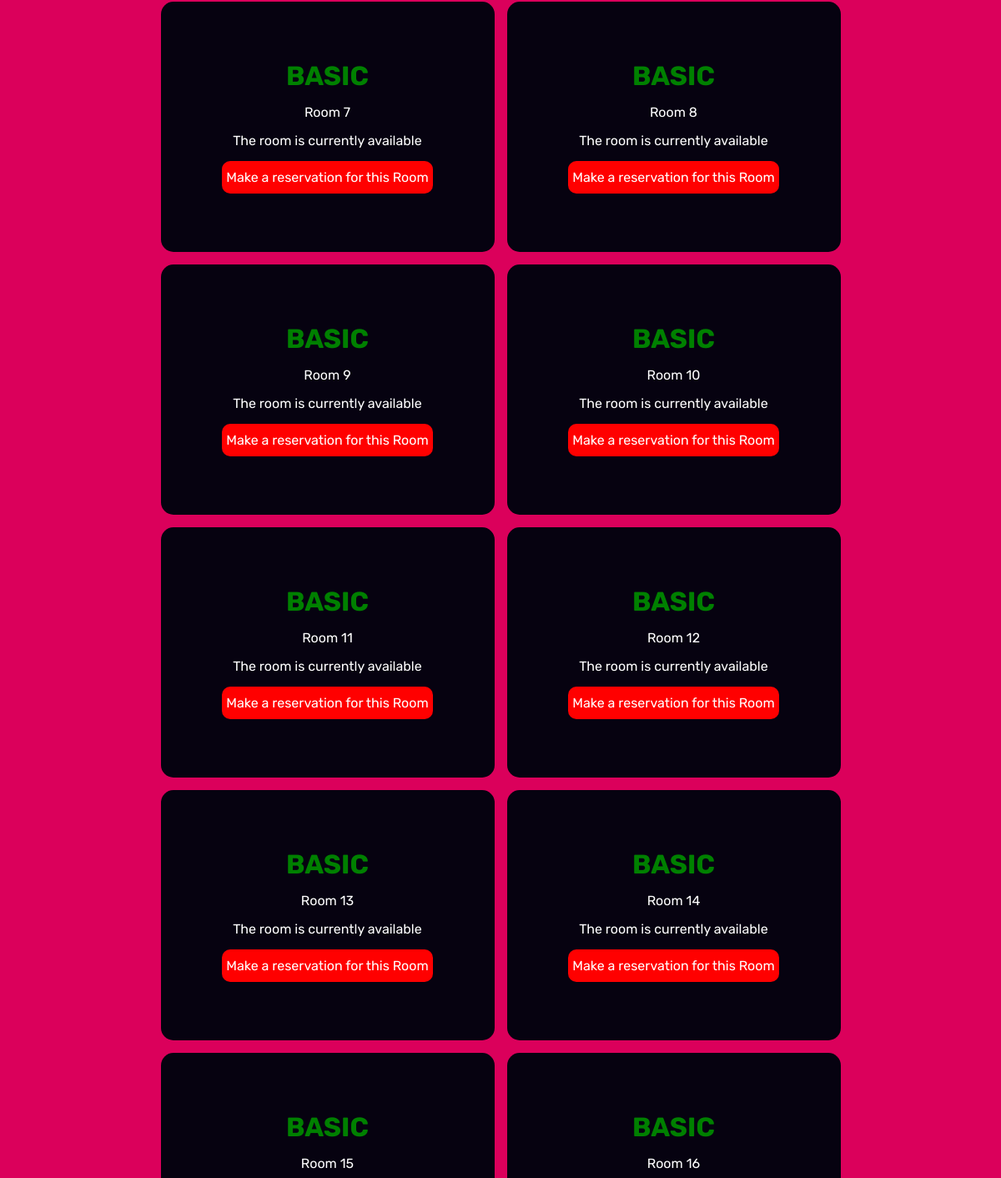
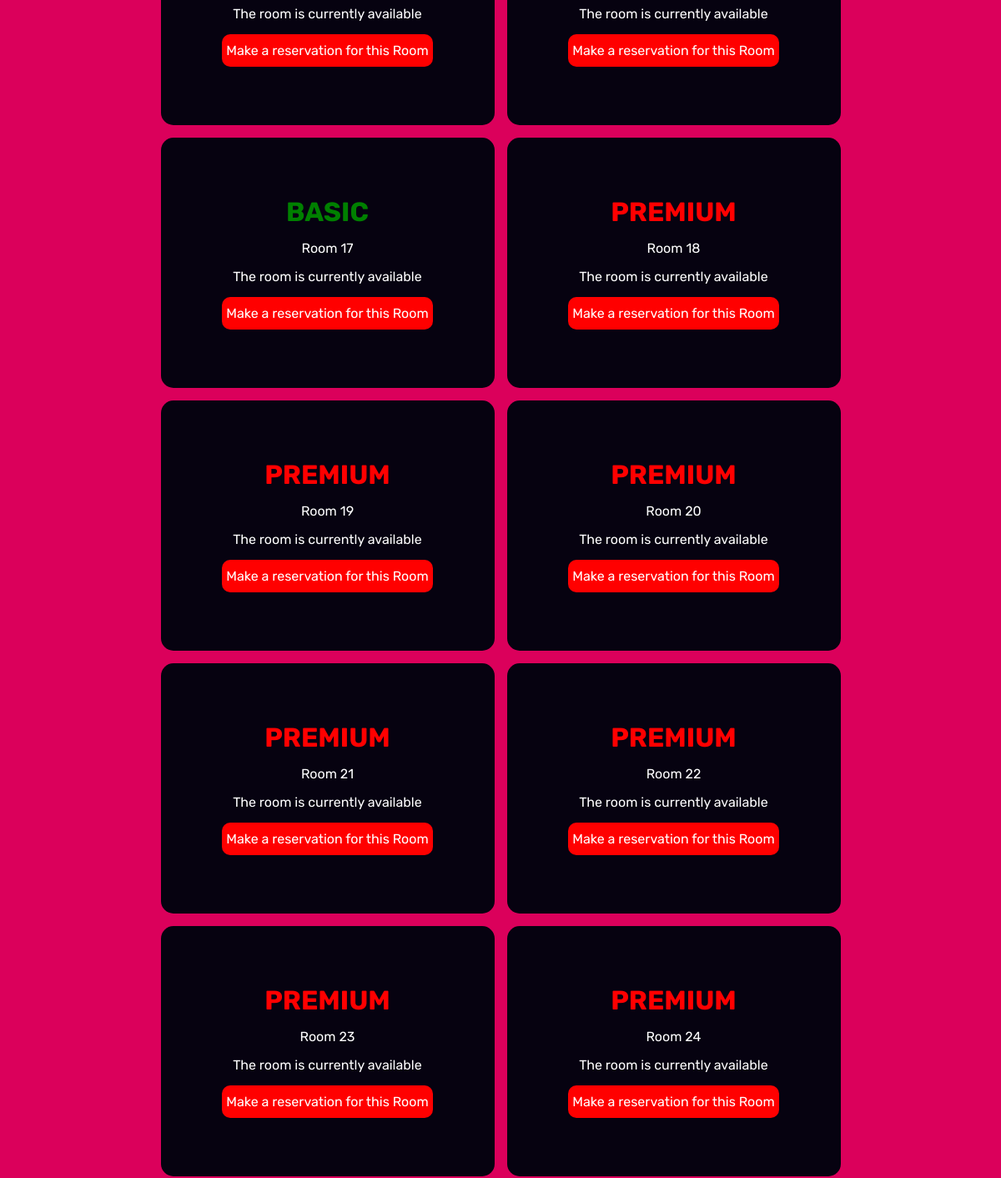
Before: /roomspage/ (middle part) with the older database file (2 pictures, top to bottom).
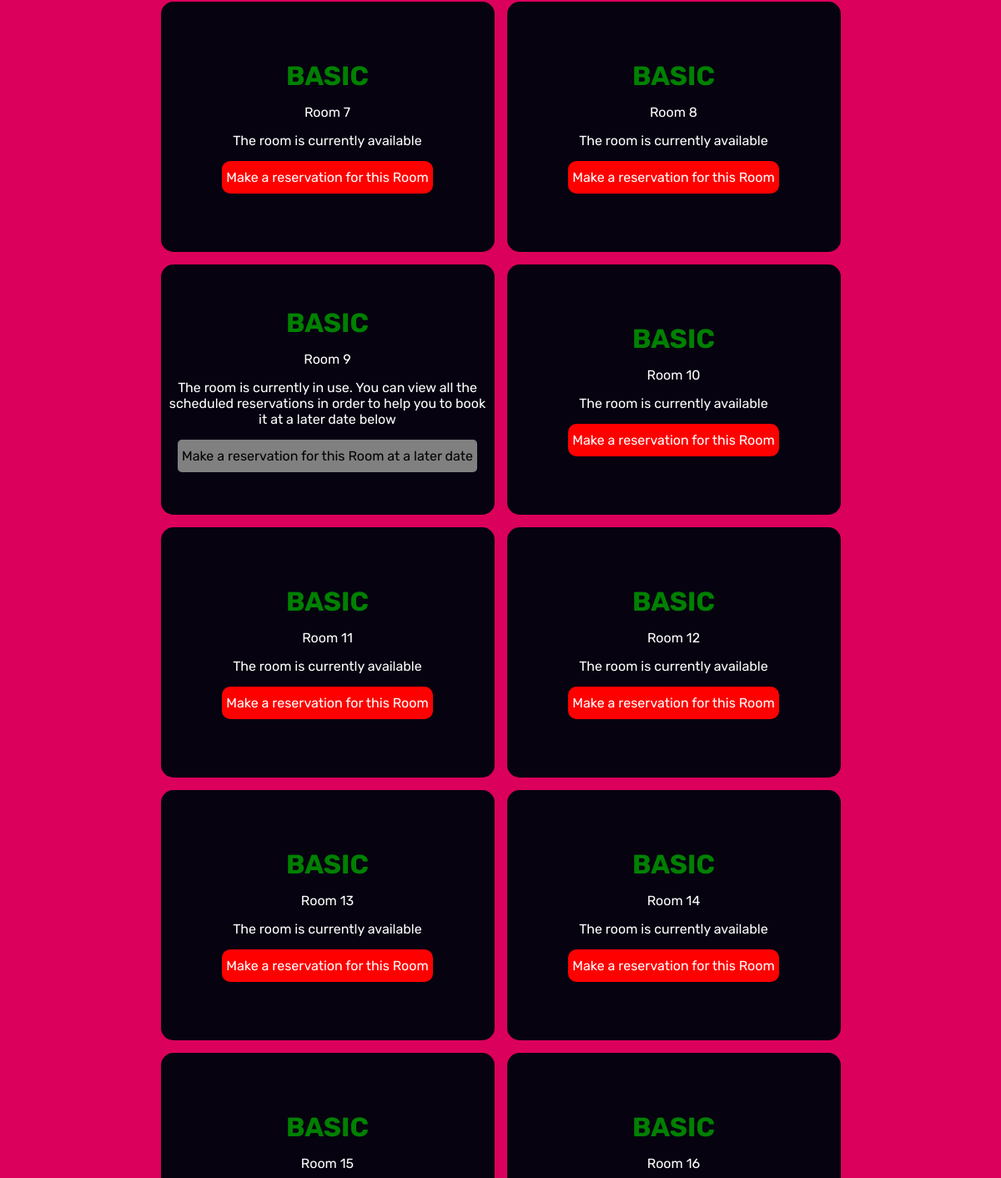
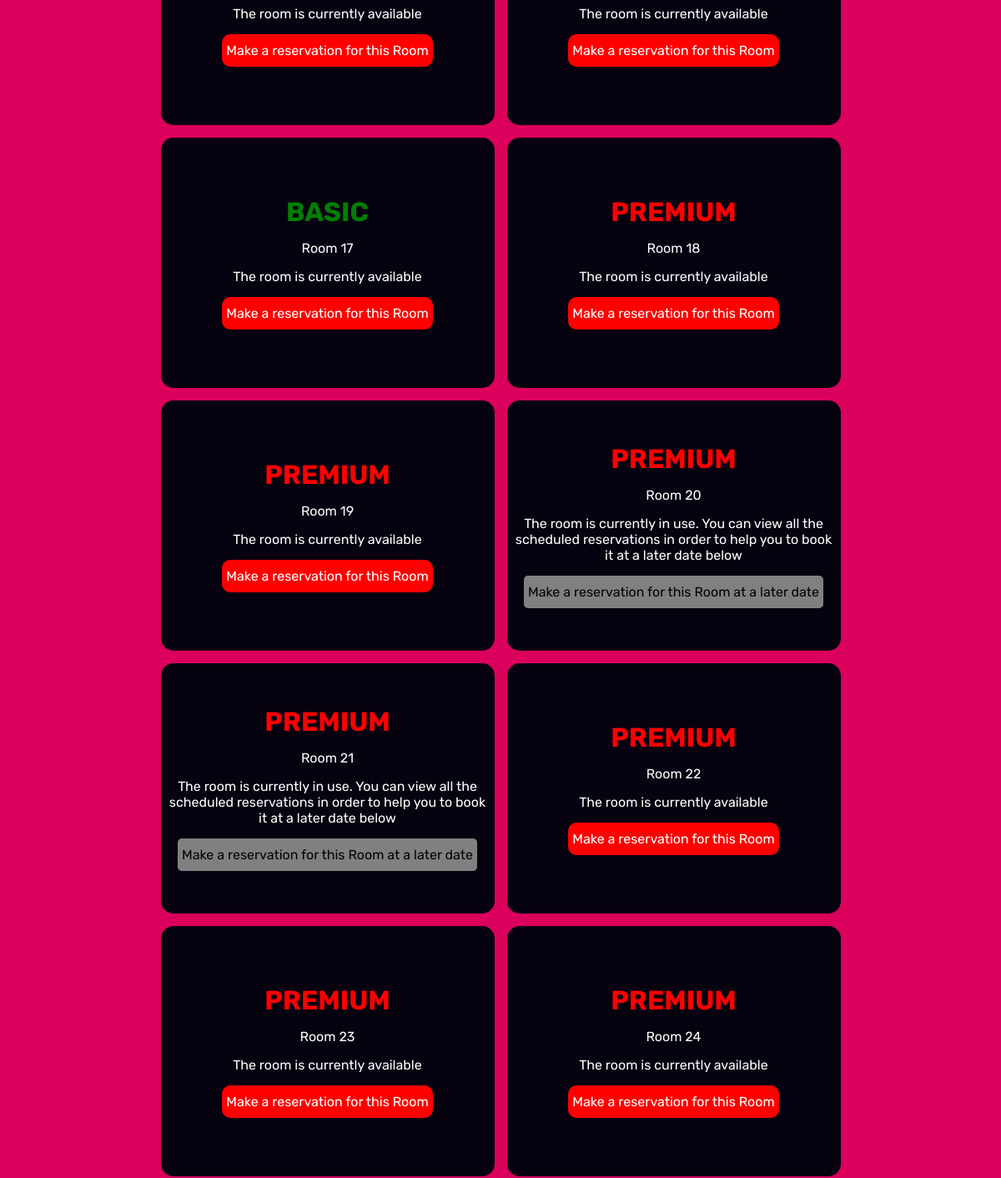
After: the same page with the newer database file (2 pictures, top to bottom).
### regora_app/models.py (models this page shows, shortened)
class Room(models.Model):
    ROOM_CHOICES = [(i, f"Room{i}") for i in range(1, 52)]
    room_number = models.IntegerField(choices=ROOM_CHOICES, unique=True)
    is_available = models.BooleanField(default=True)
    def getType(self):
        if self.room_number <= 17:
            return "basic"
        elif 17 < self.room_number <= 34:
            return "premium"
        else:
            return "executive"

### regora_app/views.py (the view)
# urls.py: path('roomspage/', views.roomspage, name="roomspage"),
def roomspage(request):
    guest_id = request.GET.get('guest_id')
    if guest_id:
        guest = Guest.objects.get(id=guest_id)
    else:
        guest = None
    rooms = Room.objects.all()
    return render(request, 'roomspage.html', {'guest': guest, 'rooms': rooms})

### templates/roomspage.html (shortened to what this page needs)
{% load static %}
    <head>
    <link rel="stylesheet" href="{% static 'css/booking.css' %}">
</head>
<body>
        <div class="bookingarea">
          {% for room in rooms %}
          <div class="room">
            <h1 class="roomtype {{room.getType}}">{{ room.getType }}</h1>
            <p class="roomnumber">Room {{ room.room_number }}</p>
            <p class="availability">{% if room.is_available %}The room is currently available{% else %}The room is currently in use. You can view all the scheduled reservations in order to help you to book it at a later date below{% endif %}</p>
            <div class="actions">
                <a style="text-decoration: none;" href="../reservation/?room_number={{ room.room_number}}&guest_id={{guest.id}}"><div class="{% if room.is_available %}available{% else %}unavailable{% endif %}">Make a reservation for this Room {% if not room.is_available %}at a later date{% endif %}</div></a>
            </div>
          </div>
          {% endfor %}
        </div>
</body>

Changed rows visible on the page:
changed Room (number 3 of 18 on the later page): is_available "The room is currently available" → "The room is currently in use. You can view all the scheduled reservations in order to help you to book it at a later date below at a later date"
changed Room (number 14 of 18 on the later page): is_available "The room is currently available" → "The room is currently in use. You can view all the scheduled reservations in order to help you to book it at a later date below at a later date"
changed Room (number 15 of 18 on the later page): is_available "The room is currently available" → "The room is currently in use. You can view all the scheduled reservations in order to help you to book it at a later date below at a later date"
